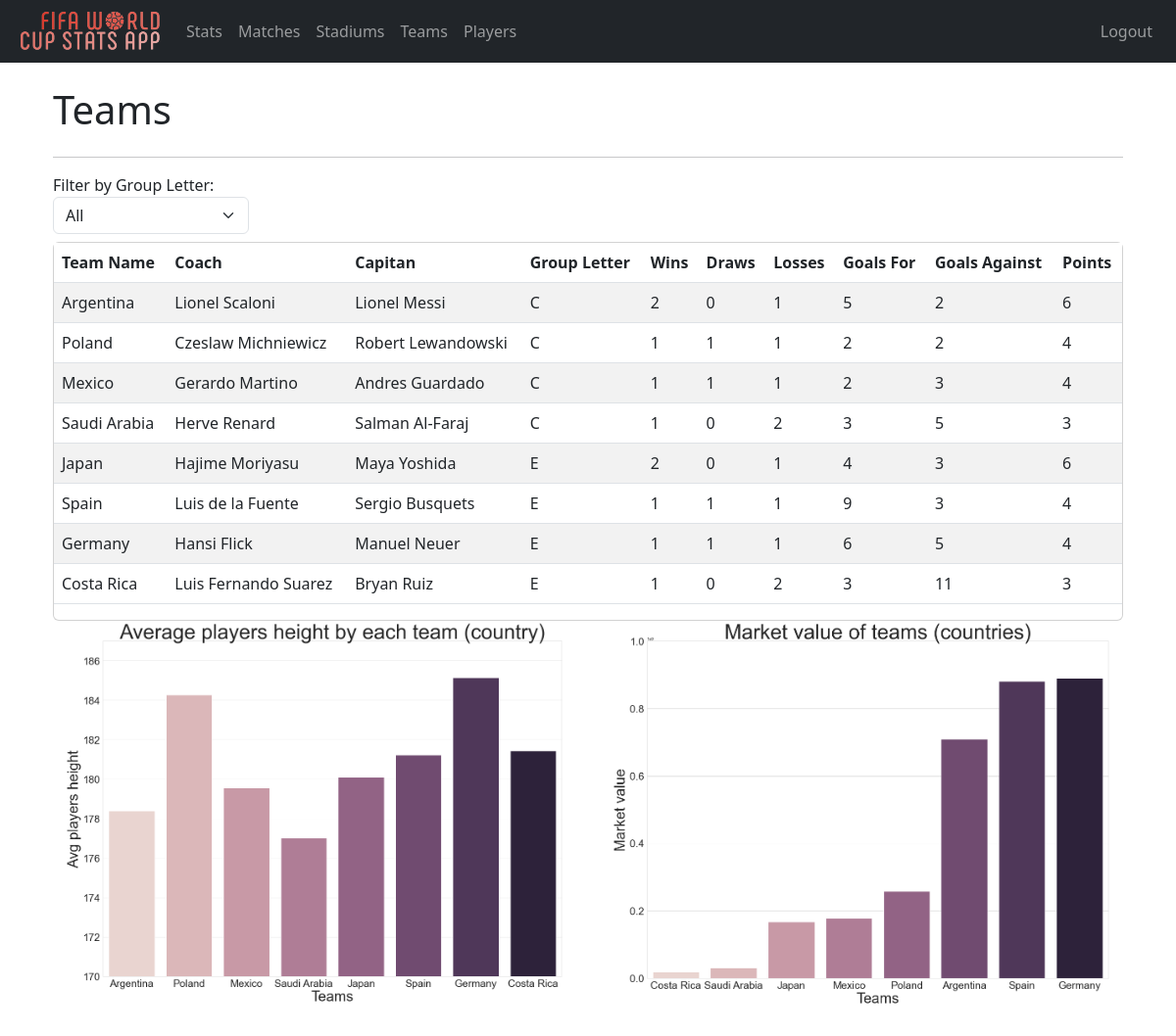
/teams (signed in), run on the app's committed database.
### tables this page shows
CREATE TABLE Teams (Team_ID INTEGER PRIMARY KEY AUTOINCREMENT UNIQUE NOT NULL, Team_name TEXT (50) NOT NULL, Coach TEXT (50) NOT NULL, Captain TEXT (50) NOT NULL, Group_letter TEXT (1) NOT NULL, Wins INTEGER NOT NULL, Draws INTEGER NOT NULL, Losses INTEGER NOT NULL, Goals_for INTEGER NOT NULL, Goals_against INTEGER NOT NULL, Points INTEGER NOT NULL);

### website/auth.py (the view)
@auth.route("/teams")
@require_login
def teams():
    conn = sqlite3.connect("db/fifa_app.db")
    c = conn.cursor()
    c.execute("SELECT * FROM Teams")
    teams = c.fetchall()
    c.execute("SELECT * FROM Players")
    players = c.fetchall()
    teams_df = pd.DataFrame(
        teams,
        columns=[
            "Team_ID",
            "Team_name",
            "Coach",
            "Capitan",
            "Group_letter",
            "Wins",
            "Draws",
            "Losses",
            "Goals_for",
            "Goals_against",
            "Points",
        ],
    )
    players_df = pd.DataFrame(
        players,
        columns=[
            "Player_ID",
            "Name",
            "Date_of_birth",
            "Height_cm",
            "Position",
            "Market_value",
            "Better_foot",
            "Team_ID",
        ],
    )
    c.close()
    conn.close()
    teams_grpd_value = players_df[["Market_value", "Team_ID"]]
    teams_grpd_value = teams_grpd_value.groupby(["Team_ID"]).sum()
    team_names = teams_df["Team_name"]
    teams_grpd_value["Team_Name"] = team_names
    teams_grpd_value = teams_grpd_value.sort_values(by=["Market_value"], ascending=True)
    fig = px.bar(
        teams_grpd_value,
        x="Market_value",
        y="Team_Name",
        barmode="group",
        template="plotly_white",
        title="Market value of teams (countries)",
        text=teams_df.Coach,
    )
    fig.update_xaxes(title_text="Market value")
    fig.update_yaxes(title_text="Teams")
    fig.update_traces(
        marker_color=[
            "rgb(102, 197, 204)",
            "rgb(246, 207, 113)",
            "rgb(248, 156, 116)",
            "rgb(220, 176, 242)",
            "rgb(135, 197, 95)",
            "rgb(158, 185, 243)",
            "rgb(254, 136, 177)",
            "rgb(201, 219, 116)",
        ],
        marker_line_color="rgb(0,0,0)",
        marker_line_width=1.5,
        opacity=0.95,
    )
    html_string = json.dumps(fig, cls=plotly.utils.PlotlyJSONEncoder)
    return render_template("teams.html", teams=teams, html_string=html_string)

### website/auth.py (called while the page is built)
def require_login(f):
    @wraps(f)
    def wrap(*args, **kwargs):
        if "email" and "username" in session:
            return f(*args, **kwargs)
        else:
            flash("You need to be logged in to see this page.", category="error")
            return redirect(url_for("auth.login"))
    return wrap

### website/templates/teams.html (shortened to what this page needs)
{% extends "base.html" %}
{% block content %}
<div class="container mb-5">
    <h1 class="my-4">Teams</h1>
    <hr>
    <div class="form-group my-2">
        <label for="group-letter-filter">Filter by Group Letter:</label>
        <select class="form-select" style="width: 200px;" id="group-letter-filter">
            <option value="">All</option>
        </select>
    </div>
    <div class="card">
        <table class="table table-striped">
            <thead>
                <tr>
                    <th>Team Name</th>
                    <th>Coach</th>
                    <th>Capitan</th>
                    <th>Group Letter</th>
                    <th>Wins</th>
                    <th>Draws</th>
                    <th>Losses</th>
                    <th>Goals For</th>
                    <th>Goals Against</th>
                    <th>Points</th>
                </tr>
            </thead>
            <tbody>
                {% for team in teams %}
                <tr>
                    <td>{{ team[1] }}</td>
                    <td>{{ team[2] }}</td>
                    <td>{{ team[3] }}</td>
                    <td>{{ team[4] }}</td>
                    <td>{{ team[5] }}</td>
                    <td>{{ team[6] }}</td>
                    <td>{{ team[7] }}</td>
                    <td>{{ team[8] }}</td>
                    <td>{{ team[9] }}</td>
                    <td>{{ team[10] }}</td>
                </tr>
                {% endfor %}
            </tbody>
        </table>
    </div>
    <div class="row">
        <div class="col-6 px-4">
            <img src="{{ url_for('static', filename='charts/team_plot1.png') }}" alt="Average height by team"
                class="img-fluid">
        </div>
        <div class="col-6 px-4">
            <img src="{{ url_for('static', filename='charts/team_plot2.png') }}" alt="Market value by team"
                class="img-fluid">
        </div>
    </div>
</div>
{% endblock %}

### website/templates/base.html (shortened to what this page needs)
<!DOCTYPE html>
<html>
<head>
    <link href="https://cdn.jsdelivr.net/npm/bootstrap@5.3.0-alpha1/dist/css/bootstrap.min.css" rel="stylesheet"
>
    <link rel="stylesheet"
        href="https://cdn.jsdelivr.net/npm/@fortawesome/fontawesome-free@6.2.1/css/fontawesome.min.css"
>
</head>
<body>
    <nav class="navbar navbar-expand-lg navbar-dark bg-dark">
        <a href="/">
            <img src="{{ url_for('static', filename='app_logo_small_nobg.png') }}" class="img-fluid d-inline mx-3"
                alt="Logo" style="width:150px" />
        </a>
        <div class="collapse navbar-collapse" id="navbarNav">
            <ul class="navbar-nav w-100 d-flex justify-content-between">
                <div class="navbar-nav">
                    {% if 'email' not in session %}
                    <li class="nav-item">
                        <a class="nav-link" id="login" href="/login">Login</a>
                    </li>
                    <li class="nav-item">
                        <a class="nav-link" id="signUp" href="/sign_up">Sign Up</a>
                    </li>
                    {% else %}
                    <li class="nav-item">
                        <a class="nav-link" id="stats" href="/stats">Stats</a>
                    </li>
                    <li class="nav-item">
                        <a class="nav-link" id="matches" href="/matches">Matches</a>
                    </li>
                    <li class="nav-item">
                        <a class="nav-link" id="stadiums" href="/stadiums">Stadiums</a>
                    </li>
                    <li class="nav-item">
                        <a class="nav-link" id="teams" href="/teams">Teams</a>
                    </li>
                    <li class="nav-item">
                        <a class="nav-link" id="players" href="/players">Players</a>
                    </li>
                </div>
                <li class="nav-item mx-3">
                    <a class=" nav-link" id="logout" href="/logout">Logout</a>
                </li>
                {% endif %}
            </ul>
        </div>
    </nav>
    <div class="container">{% block content %} {% endblock %}</div>
</body>
</html>

### data on the page
Teams: Team_name "Argentina", Coach "Lionel Scaloni", Captain "Lionel Messi", Group_letter "C", Wins "2", Draws "0", Losses "1", Goals_for "5", Goals_against "2", Points "6"
Teams: Team_name "Poland", Coach "Czeslaw Michniewicz", Captain "Robert Lewandowski", Group_letter "C", Wins "1", Draws "1", Losses "1", Goals_for "2", Goals_against "2", Points "4"
Teams: Team_name "Mexico", Coach "Gerardo Martino", Captain "Andres Guardado", Group_letter "C", Wins "1", Draws "1", Losses "1", Goals_for "2", Goals_against "3", Points "4"
Teams: Team_name "Saudi Arabia", Coach "Herve Renard", Captain "Salman Al-Faraj", Group_letter "C", Wins "1", Draws "0", Losses "2", Goals_for "3", Goals_against "5", Points "3"
Teams: Team_name "Japan", Coach "Hajime Moriyasu", Captain "Maya Yoshida", Group_letter "E", Wins "2", Draws "0", Losses "1", Goals_for "4", Goals_against "3", Points "6"
Teams: Team_name "Spain", Coach "Luis de la Fuente", Captain "Sergio Busquets", Group_letter "E", Wins "1", Draws "1", Losses "1", Goals_for "9", Goals_against "3", Points "4"
Teams: Team_name "Germany", Coach "Hansi Flick", Captain "Manuel Neuer", Group_letter "E", Wins "1", Draws "1", Losses "1", Goals_for "6", Goals_against "5", Points "4"
Teams: Team_name "Costa Rica", Coach "Luis Fernando Suarez", Captain "Bryan Ruiz", Group_letter "E", Wins "1", Draws "0", Losses "2", Goals_for "3", Goals_against "11", Points "3"
